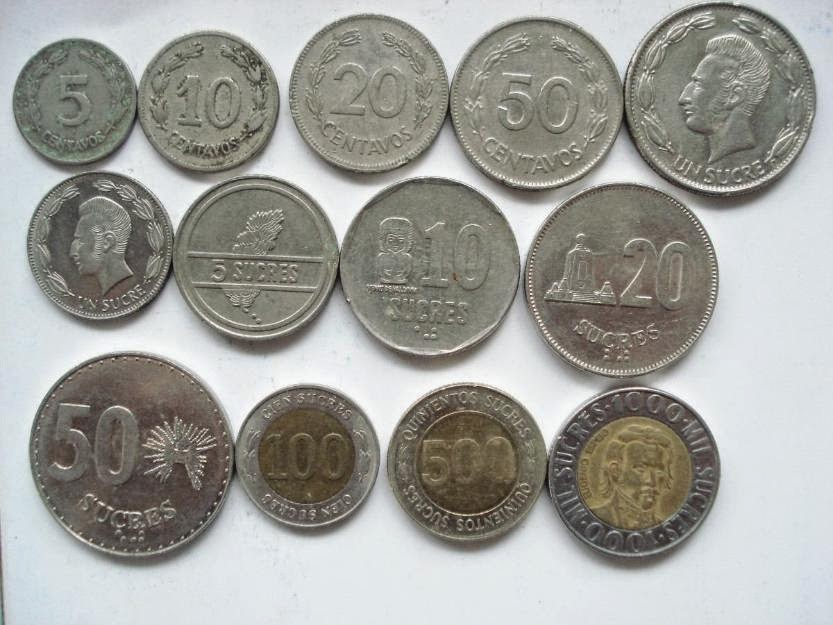
#> input picture Procesamiento-de-Imagenes-Clase-3-main/Procesamiento-de-Imagenes-Clase-3-main/monedas.jpg, 833 x 625 px
$ python Umbralizacion.py
#> lines starting #> are read from the running program, lines starting #| are printed output that depends on the picture; after the words box and inside, x2 and y2 are one past the last pixel; in counts of white or black regions, pixels touching at a corner belong together
# Importamos librerias
import cv2
import numpy as np
import matplotlib.pyplot as plt

# Leemos nuestra imagen
img = cv2.imread('monedas.jpg')
#> img is the input picture: shape (625, 833, 3); mean B, G, R 154, 159.2, 159.1

# Convertimos a EDG
gray = cv2.cvtColor(img, cv2.COLOR_BGR2GRAY)

# Creamos una matriz del tamaño de la IMG
matriz = np.ones(gray.shape, dtype='uint8') * 50

# [8 lines of commented-out code are left out]
brillantegray = cv2.add(gray, matriz)
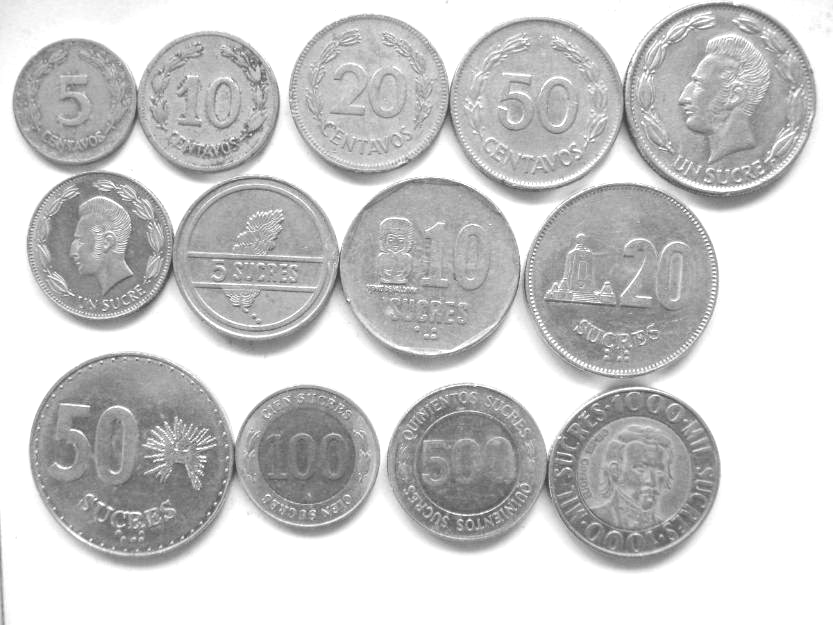
#> brillantegray: shape (625, 833); min 62, max 255, mean 201.3

# THRESHOLD

_, imgthresh1 = cv2.threshold(brillantegray, 160, 255, cv2.THRESH_BINARY)
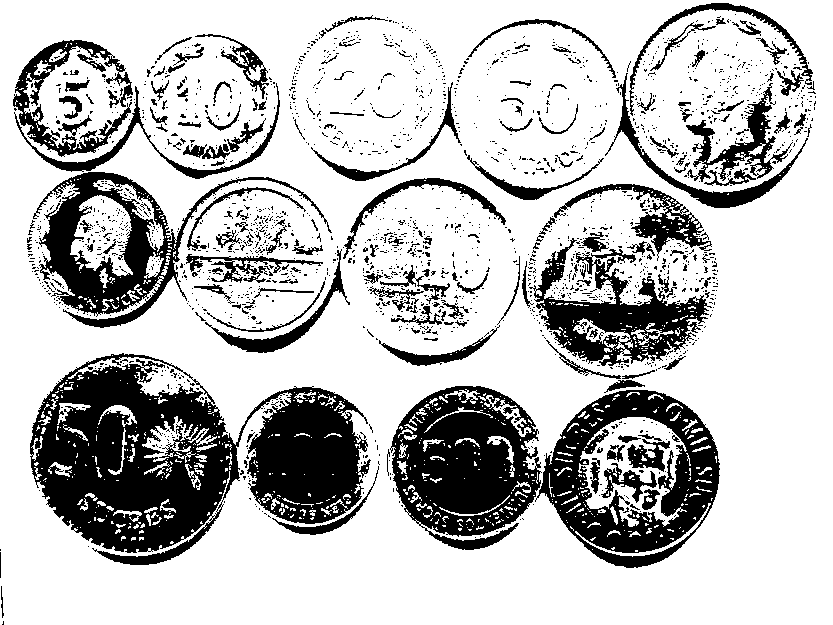
#> imgthresh1: shape (625, 833); 75.2% white; 2021 black regions (1852 under 20 px), largest, box (x1, y1, x2, y2) and area: (30, 353, 371, 565) 37918, (390, 386, 542, 550) 15862, (535, 390, 720, 568) 14202

_, imgthresh2 = cv2.threshold(brillantegray, 180, 255, cv2.THRESH_BINARY_INV)
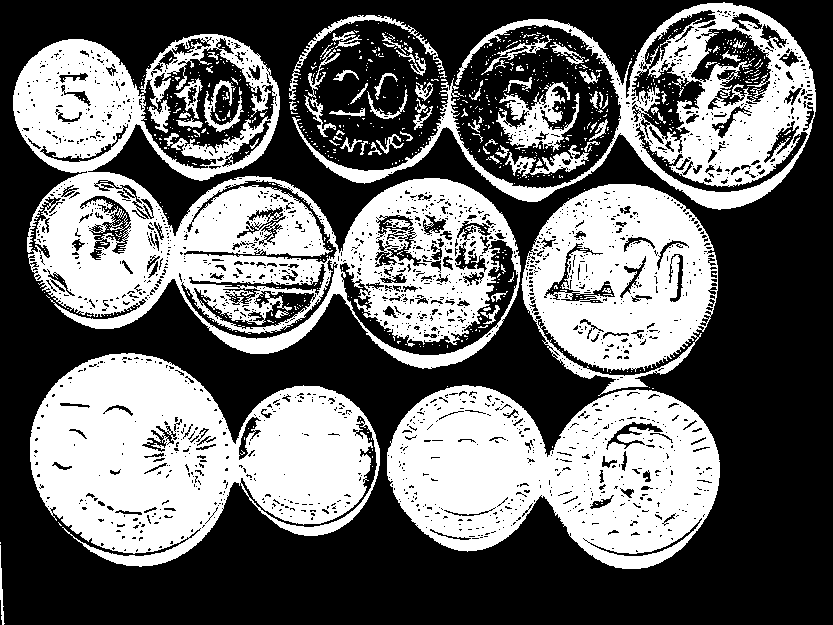
#> imgthresh2: shape (625, 833); 41.7% white; 805 white regions (728 under 20 px), largest, box (x1, y1, x2, y2) and area: (13, 34, 521, 369) 66833, (30, 353, 380, 567) 46530, (387, 385, 720, 569) 41002

# THRESHOLD ADAPTIVE
imgadaptive1 = cv2.adaptiveThreshold(brillantegray, 255, cv2.ADAPTIVE_THRESH_MEAN_C, cv2.THRESH_BINARY, 11, 7)
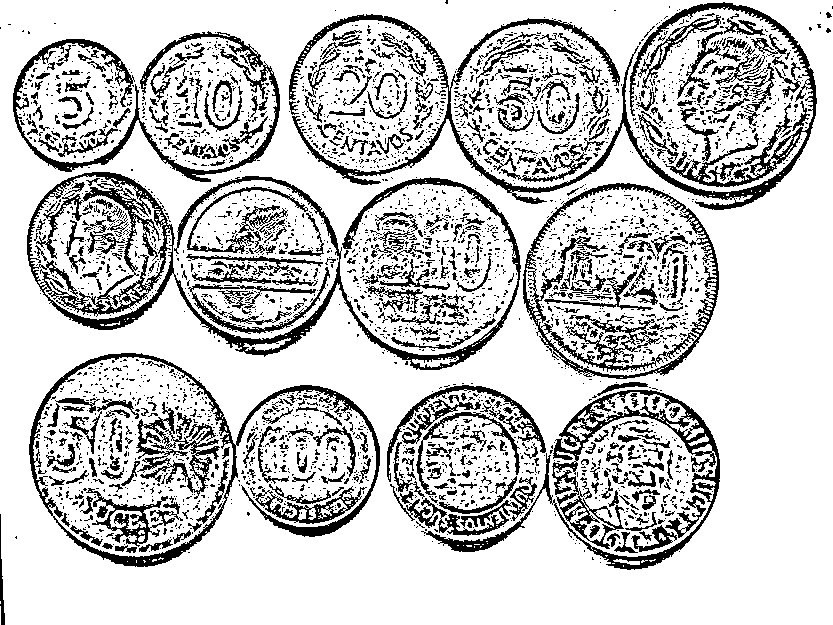
#> imgadaptive1: shape (625, 833); 79.2% white; 3437 black regions (2950 under 20 px), largest, box (x1, y1, x2, y2) and area: (27, 172, 521, 370) 11776, (289, 2, 817, 210) 10883, (421, 390, 720, 570) 6848


# Disminuimos el brillo en GRAY
oscuragray = cv2.subtract(gray, matriz)
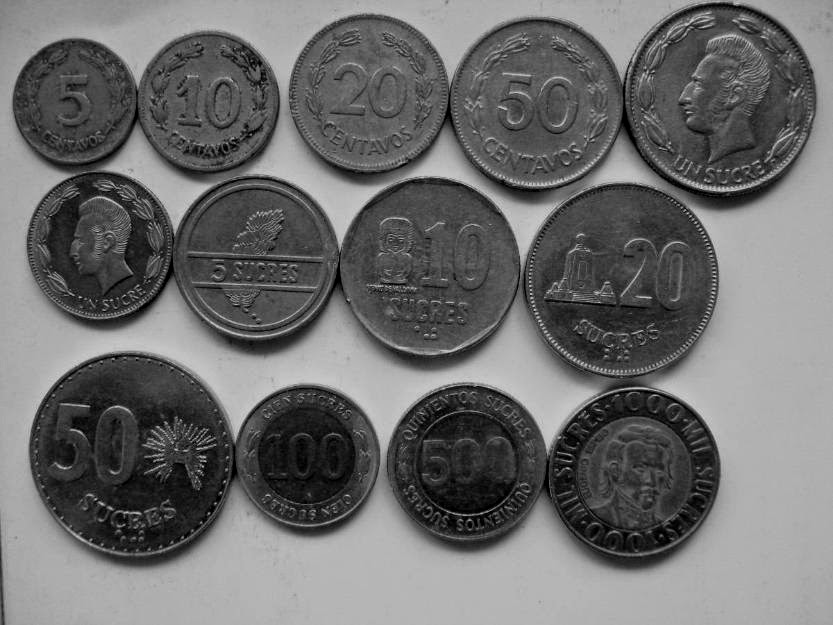
#> oscuragray: shape (625, 833); min 0, max 205, mean 108.6

_, imgthresh3 = cv2.threshold(oscuragray, 50, 255, cv2.THRESH_BINARY)
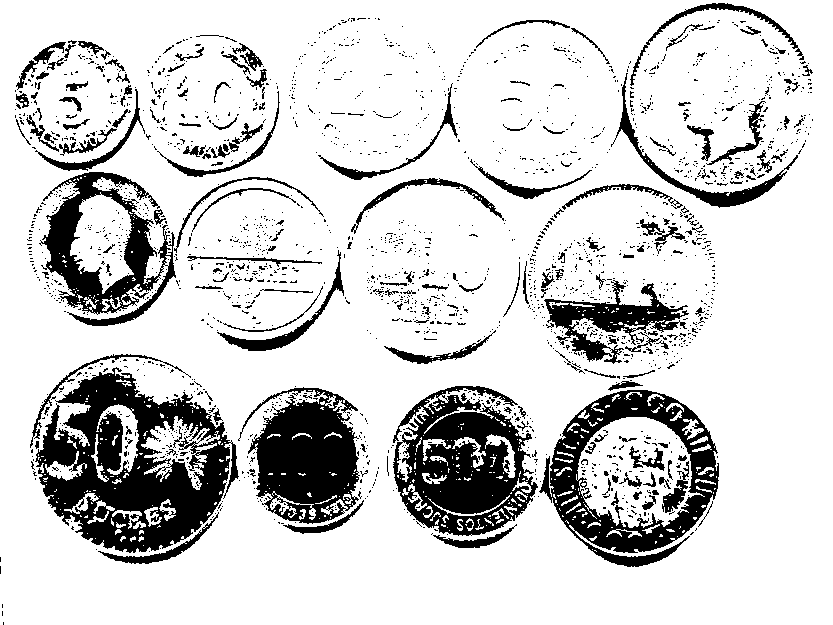
#> imgthresh3: shape (625, 833); 82.1% white; 2146 black regions (1963 under 20 px), largest, box (x1, y1, x2, y2) and area: (35, 367, 239, 553) 19251, (393, 386, 538, 536) 12465, (539, 390, 719, 567) 10829

_, imgthresh4 = cv2.threshold(oscuragray, 50, 255, cv2.THRESH_BINARY_INV)

# THRESHOLD ADAPTIVE
imgadaptive2 = cv2.adaptiveThreshold(oscuragray, 255, cv2.ADAPTIVE_THRESH_MEAN_C, cv2.THRESH_BINARY_INV, 11, 7)
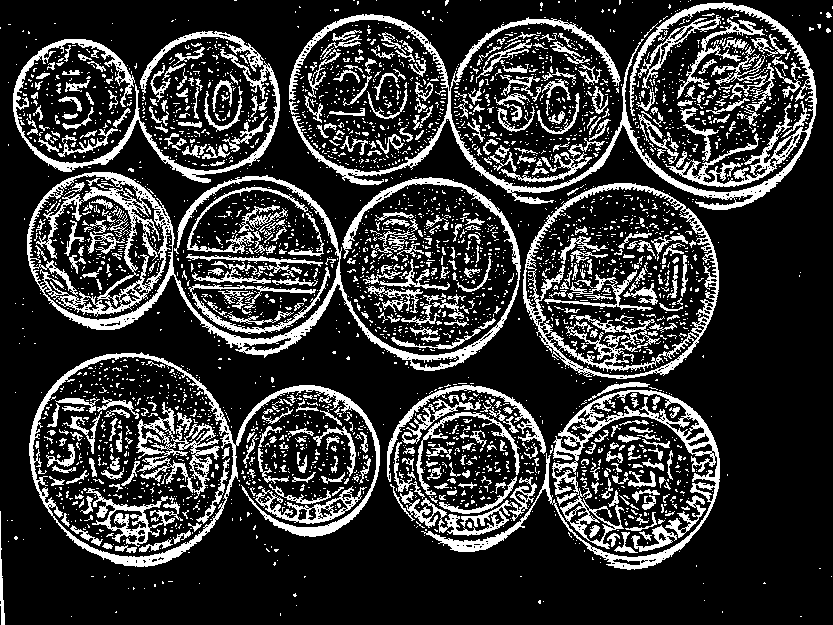
#> imgadaptive2: shape (625, 833); 21.2% white; 3581 white regions (3095 under 20 px), largest, box (x1, y1, x2, y2) and area: (27, 172, 521, 371) 12130, (289, 2, 817, 210) 11230, (421, 390, 720, 570) 6922

# Mostramos Imagenes
fig = plt.figure()
# BRILLANTE
ax1 = fig.add_subplot(2,4,1)
ax1.imshow(brillantegray, cmap="gray")
ax1.set_title("BRILLANTE")

# BRILLANTE THRESH 1
ax3 = fig.add_subplot(2,4,2)
ax3.imshow(imgthresh1, cmap="gray")
ax3.set_title("BRILLANTE THRESH 1")

# BRILLANTE THRESH 2
ax4 = fig.add_subplot(2,4,3)
ax4.imshow(imgthresh2, cmap="gray")
ax4.set_title("BRILLANTE THRESH 2")

# BRILLANTE ADAPTIVE
ax4 = fig.add_subplot(2,4,4)
ax4.imshow(imgadaptive1, cmap="gray")
ax4.set_title("BRILLANTE ADAPTIVE 1")

# OSCURA
ax2 = fig.add_subplot(2,4,5)
ax2.imshow(oscuragray, cmap="gray")
ax2.set_title("OSCURA")

# OSCURA THRESH 1
ax3 = fig.add_subplot(2,4,6)
ax3.imshow(imgthresh3, cmap="gray")
ax3.set_title("OSCURA THRESH 1")

# OSCURA THRESH 2
ax4 = fig.add_subplot(2,4,7)
ax4.imshow(imgthresh4, cmap="gray")
ax4.set_title("OSCURA THRESH 2")

# OSCURA ADAPTIVE
ax4 = fig.add_subplot(2,4,8)
ax4.imshow(imgadaptive2, cmap="gray")
ax4.set_title("OSCURA ADAPTIVE 1")

plt.show()
